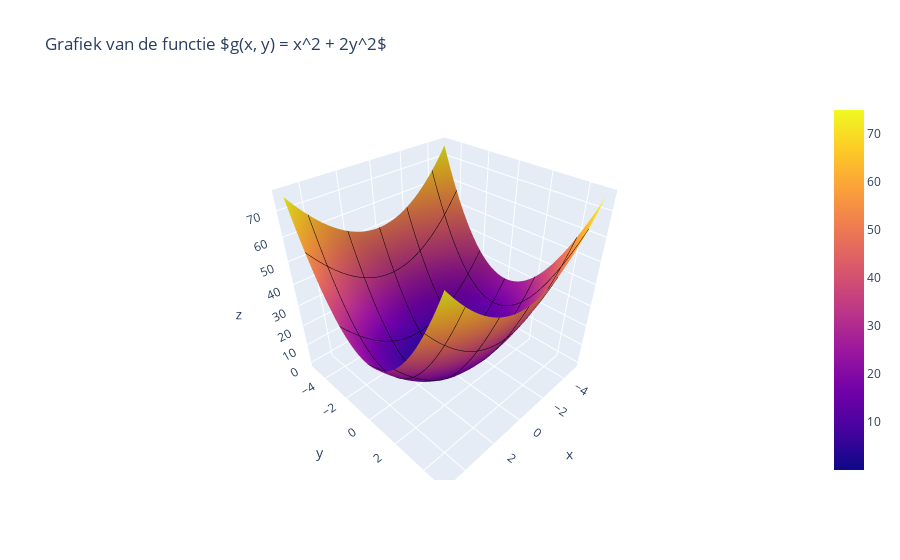

The code cell stored with this chart in its notebook:
### Markdown cell above
Een plot van deze functie laat zien dat de bijbehorende grafiek een paraboloide is met één minimum.

### Code cell
# Maak een grid van alle x, y waarden op een interval van -5 tot 5
g = lambda x, y: x**2+2*y**2
x = np.linspace(-5, 5, 100)
y = np.linspace(-5, 5, 100)
X, Y = np.meshgrid(x, y)

#bereken z = f(x, y) voor alle x, y
z = g(X, Y)

#plot 3D grafiek met plotly
fig = go.Figure(data=go.Surface(z=z, x=x, y=y, contours={
            "x": {"show": True, "color":"black", "width": 1},
            "y": {"show": True, "color":"black", "width": 1},
            "z": {"show": False}
        }))

fig.update_layout(
    title='Grafiek van de functie $g(x, y) = x^2 + 2y^2$',
    scene=dict(
        xaxis_title='x',
        yaxis_title='y',
        zaxis_title='z'
    )
)
fig.show()

### Figure 1 — Plotly figure (JSON) as saved in the notebook; plotly's stock layout.template omitted (floating-point values rounded to 4 significant figures; data arrays with more than 128 entries replaced by an {"elided": "..."} marker saying what was removed)
{"data": [{"contours": {"x": {"color": "black", "show": true, "width": 1}, "y": {"color": "black", "show": true, "width": 1}, "z": {"show": false}}, "type": "surface", "x": [-5.0, -4.899, -4.798, -4.697, -4.596, -4.495, -4.394, -4.293, -4.192, -4.091, -3.99, -3.889, -3.788, -3.687, -3.586, -3.485, -3.384, -3.283, -3.182, -3.081, -2.98, -2.879, -2.778, -2.677, -2.576, -2.475, -2.374, -2.273, -2.172, -2.071, -1.97, -1.869, -1.768, -1.667, -1.566, -1.465, -1.364, -1.263, -1.162, -1.061, -0.9596, -0.8586, -0.7576, -0.6566, -0.5556, -0.4545, -0.3535, -0.2525, -0.1515, -0.05051, 0.05051, 0.1515, 0.2525, 0.3535, 0.4545, 0.5556, 0.6566, 0.7576, 0.8586, 0.9596, 1.061, 1.162, 1.263, 1.364, 1.465, 1.566, 1.667, 1.768, 1.869, 1.97, 2.071, 2.172, 2.273, 2.374, 2.475, 2.576, 2.677, 2.778, 2.879, 2.98, 3.081, 3.182, 3.283, 3.384, 3.485, 3.586, 3.687, 3.788, 3.889, 3.99, 4.091, 4.192, 4.293, 4.394, 4.495, 4.596, 4.697, 4.798, 4.899, 5.0], "y": [-5.0, -4.899, -4.798, -4.697, -4.596, -4.495, -4.394, -4.293, -4.192, -4.091, -3.99, -3.889, -3.788, -3.687, -3.586, -3.485, -3.384, -3.283, -3.182, -3.081, -2.98, -2.879, -2.778, -2.677, -2.576, -2.475, -2.374, -2.273, -2.172, -2.071, -1.97, -1.869, -1.768, -1.667, -1.566, -1.465, -1.364, -1.263, -1.162, -1.061, -0.9596, -0.8586, -0.7576, -0.6566, -0.5556, -0.4545, -0.3535, -0.2525, -0.1515, -0.05051, 0.05051, 0.1515, 0.2525, 0.3535, 0.4545, 0.5556, 0.6566, 0.7576, 0.8586, 0.9596, 1.061, 1.162, 1.263, 1.364, 1.465, 1.566, 1.667, 1.768, 1.869, 1.97, 2.071, 2.172, 2.273, 2.374, 2.475, 2.576, 2.677, 2.778, 2.879, 2.98, 3.081, 3.182, 3.283, 3.384, 3.485, 3.586, 3.687, 3.788, 3.889, 3.99, 4.091, 4.192, 4.293, 4.394, 4.495, 4.596, 4.697, 4.798, 4.899, 5.0], "z": {"elided": "100x100 float values"}}], "layout": {"scene": {"xaxis": {"title": {"text": "x"}}, "yaxis": {"title": {"text": "y"}}, "zaxis": {"title": {"text": "z"}}}, "title": {"text": "Grafiek van de functie $g(x, y) = x^2 + 2y^2$"}}}
